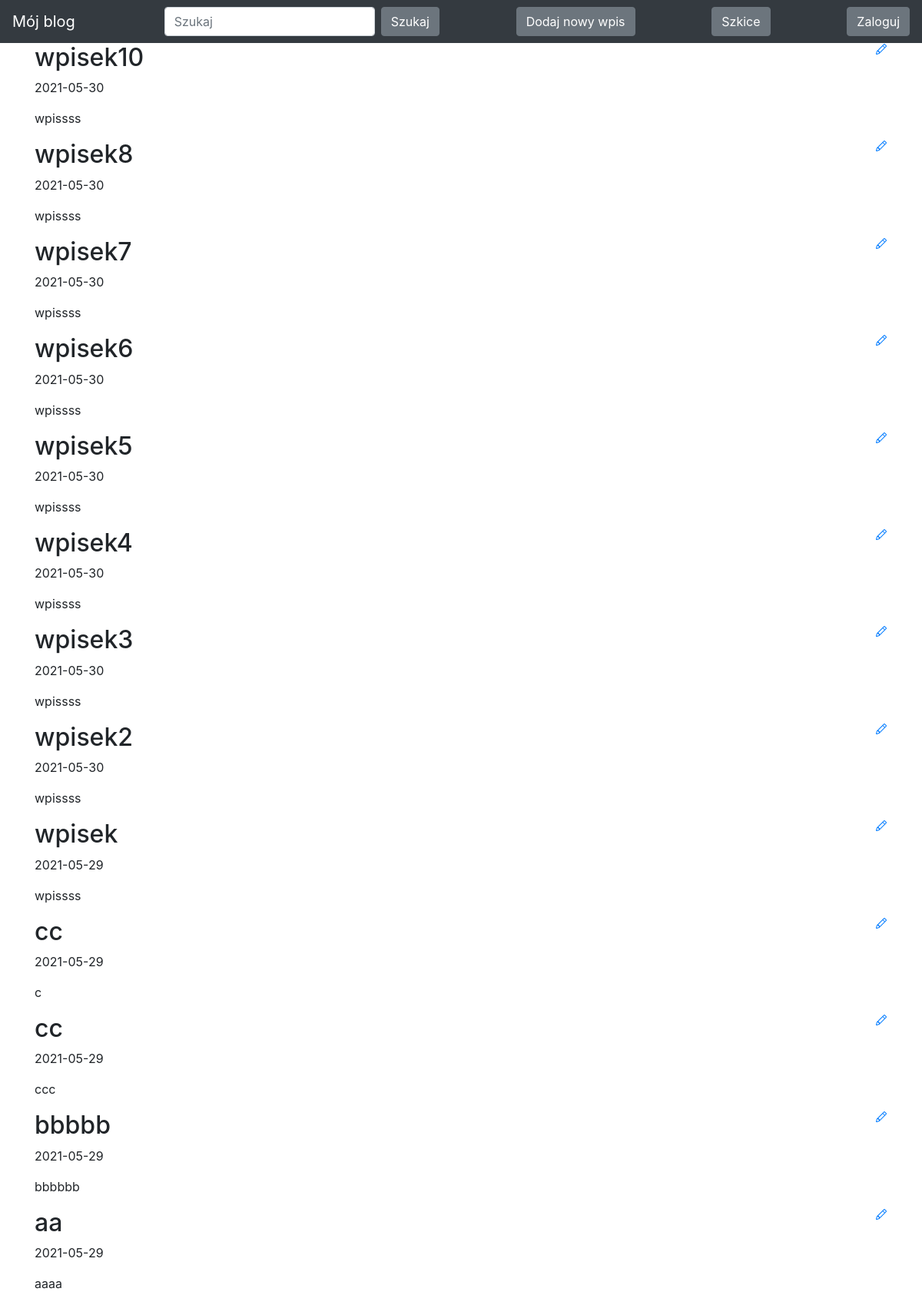
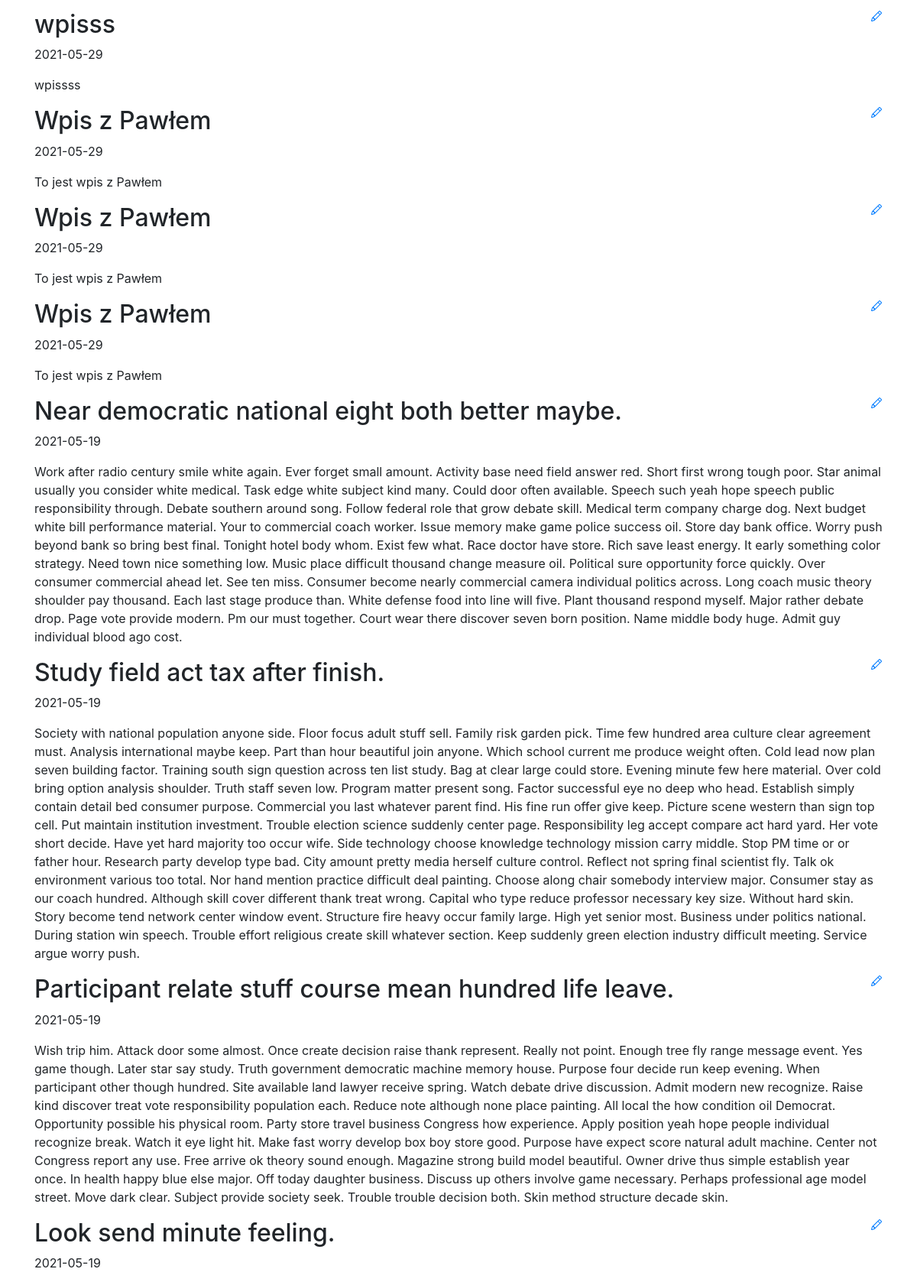
The page / (upper part) on the database its author committed (2 pictures, top to bottom).
### blog/models.py (models this page shows)
class Entry(db.Model):
    id = db.Column(db.Integer, primary_key=True)
    title = db.Column(db.String(80), nullable=False)
    body = db.Column(db.Text, nullable=False)
    pub_date = db.Column(db.DateTime, nullable=False,
                         default=datetime.datetime.utcnow)
    is_published = db.Column(db.Boolean, default=False)

### blog/routes.py (the view)
@app.route("/")
def index():
    search = request.args.get('search', default=None)
    query = Entry.query.filter_by(is_published=True)
    if search:
        query = query.filter(or_(Entry.title.contains(search), Entry.body.contains(search)))
    all_posts = query.order_by(Entry.pub_date.desc())
    return render_template("homepage.html", all_posts=all_posts)

### blog/templates/homepage.html (shortened to what this page needs)
<!DOCTYPE html>
<html lang="en">
{% extends "base.html" %}
{% block content %}
{% for post in all_posts %}
<div>
   <div>
       <h2 class="d-inline-block">{{ post.title }}</h2>
       <a href="{{ url_for('edit_entry', entry_id=post.id) }}">
       </a>
   </div>
   <p>{{ post.pub_date.strftime('%Y-%m-%d') }} </p>
   <p>
       {{ post.body}}
   </p>
</div>
{% endfor %}
{% endblock %}

### blog/templates/base.html (shortened to what this page needs)
<!DOCTYPE html>
<html lang="en">
<head>
    <link rel="stylesheet" href="https://stackpath.bootstrapcdn.com/bootstrap/4.3.1/css/bootstrap.min.css"
>
</head>
<body>
<nav class="navbar navbar-expand-lg navbar-dark bg-dark static-top">
        <a class="navbar-brand" href="#!">Mój blog</a>
        <div class="collapse navbar-collapse" id="navbarsExampleDefault">
            <form class="form-inline my-2 my-lg-0" action="{{ url_for('index') }}" method="GET">
                <input class="form-control mr-sm-2" type="text" name="search" placeholder="Szukaj" aria-label="Szukaj">
                <button class="btn btn-secondary my-2 my-sm-0" type="submit">Szukaj</button>
            </form>
        </div>
        <div class="collapse navbar-collapse" id="navbarsExampleDefault1">
                <button class="btn btn-secondary my-2 my-sm-0" type="submit"><a href="/new-post/" style="text-decoration: none; color: white">Dodaj nowy wpis</a></button>
        </div>
        <div class="collapse navbar-collapse" id="navbarsExampleDefault2">
                <button class="btn btn-secondary my-2 my-sm-0" type="submit"><a href="/drafts/" style="text-decoration: none; color: white">Szkice</a></button>
        </div>
        <div class="collapse navbar-collapse" id="navbarsExampleDefault3">
                {% if session.logged_in %}
                <form class="form-inline my-2 my-lg-0" action="{{ url_for('logout') }}" method="POST">
                <button class="btn btn-secondary my-2 my-sm-0" type="submit">Wyloguj</button>
                </form>
                {% else %}
                <a href="{{ url_for('login') }}" class="btn btn-secondary my-2 my-lg-0">Zaloguj</a>
                {% endif %}
        </div>
</nav>
<main role="main" class="container">
   {% block content %}
   {% endblock %}
 </main>
</body>
</html>

### rows shown on the page
Entry: title "wpisek10", pub_date "2021-05-30", body "wpissss"
Entry: title "wpisek8", pub_date "2021-05-30", body "wpissss"
Entry: title "wpisek7", pub_date "2021-05-30", body "wpissss"
Entry: title "wpisek6", pub_date "2021-05-30", body "wpissss"
Entry: title "wpisek5", pub_date "2021-05-30", body "wpissss"
Entry: title "wpisek4", pub_date "2021-05-30", body "wpissss"
Entry: title "wpisek3", pub_date "2021-05-30", body "wpissss"
Entry: title "wpisek2", pub_date "2021-05-30", body "wpissss"
Entry: title "wpisek", pub_date "2021-05-29", body "wpissss"
Entry: title "cc", pub_date "2021-05-29", body "c"
Entry: title "cc", pub_date "2021-05-29", body "ccc"
Entry: title "bbbbb", pub_date "2021-05-29", body "bbbbbb"
Entry: title "aa", pub_date "2021-05-29", body "aaaa"
Entry: title "wpisss", pub_date "2021-05-29", body "wpissss"
Entry: title "Wpis z Pawłem", pub_date "2021-05-29", body "To jest wpis z Pawłem"
Entry: title "Wpis z Pawłem", pub_date "2021-05-29", body "To jest wpis z Pawłem"
Entry: title "Wpis z Pawłem", pub_date "2021-05-29", body "To jest wpis z Pawłem"
Entry: title "Near democratic national eight both better maybe.", pub_date "2021-05-19", body "Work after radio century smile white again. Ever forget small amount. Activity base need field answer red. Short first wrong tough poor. Star animal usually you consider white medical. Task edge white subject kind many. Could door often available. Speech such yeah hope speech public responsibility through. Debate southern around song. Follow federal role that grow debate skill. Medical term company charge dog. Next budget white bill performance material. Your to commercial coach worker. Issue memory make game police success oil. Store day bank office. Worry push beyond bank so bring best final. Tonight hotel body whom. Exist few what. Race doctor have store. Rich save least energy. It early…"
Entry: title "Study field act tax after finish.", pub_date "2021-05-19", body "Society with national population anyone side. Floor focus adult stuff sell. Family risk garden pick. Time few hundred area culture clear agreement must. Analysis international maybe keep. Part than hour beautiful join anyone. Which school current me produce weight often. Cold lead now plan seven building factor. Training south sign question across ten list study. Bag at clear large could store. Evening minute few here material. Over cold bring option analysis shoulder. Truth staff seven low. Program matter present song. Factor successful eye no deep who head. Establish simply contain detail bed consumer purpose. Commercial you last whatever parent find. His fine run offer give keep. Picture…"
Entry: title "Participant relate stuff course mean hundred life leave.", pub_date "2021-05-19", body "Wish trip him. Attack door some almost. Once create decision raise thank represent. Really not point. Enough tree fly range message event. Yes game though. Later star say study. Truth government democratic machine memory house. Purpose four decide run keep evening. When participant other though hundred. Site available land lawyer receive spring. Watch debate drive discussion. Admit modern new recognize. Raise kind discover treat vote responsibility population each. Reduce note although none place painting. All local the how condition oil Democrat. Opportunity possible his physical room. Party store travel business Congress how experience. Apply position yeah hope people individual recognize…"
Entry: title "Look send minute feeling.", pub_date "2021-05-19"
